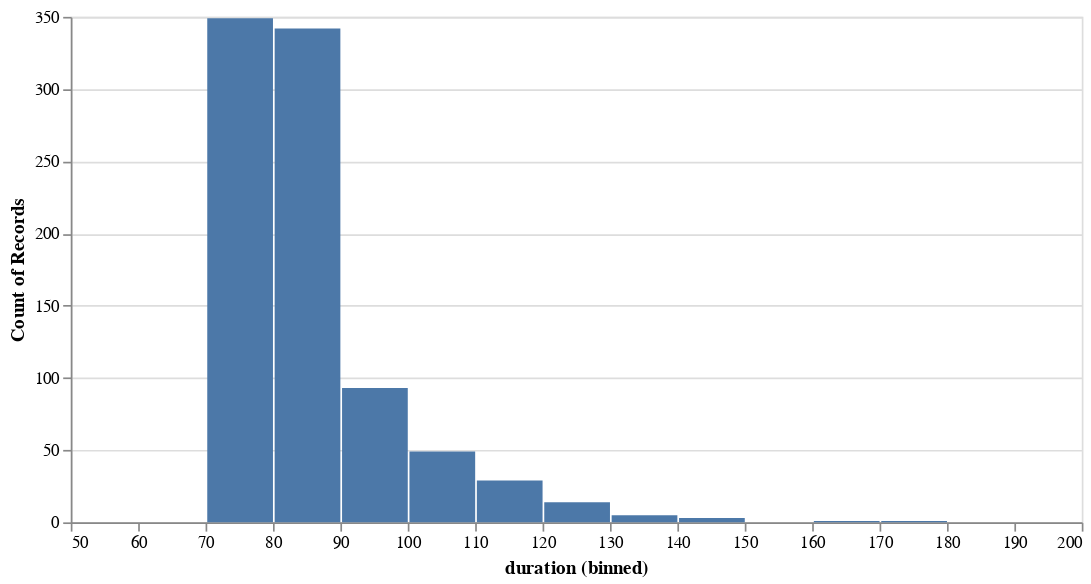

The notebook cell saved with this chart:
### Markdown cell above
#### Mission Duration

### Code cell
df = (
    mc_results[mc_results.outcome == True]
    .groupby("replicant", as_index=False)
    .first()
    .loc[:, ["replicant", "duration"]]
)

alt.Chart(df).mark_bar().encode(
    # alt.X("duration:Q", bin=True),
    alt.X("duration:Q", bin=alt.Bin(extent=[50, 200], step=10)),
    y='count()',
).properties(
    width = 600
)

### Figure 1 — Vega-Lite specification as saved in the notebook (floating-point values rounded to 4 significant figures; data arrays with more than 128 entries replaced by an {"elided": "..."} marker saying what was removed)
{"config": {"view": {"continuousWidth": 400, "continuousHeight": 300}}, "data": {"name": "data-14d5025a5c9fdfce11592b4251ae86d1"}, "mark": "bar", "encoding": {"x": {"bin": {"extent": [50, 200], "step": 10}, "field": "duration", "type": "quantitative"}, "y": {"aggregate": "count", "type": "quantitative"}}, "width": 600, "$schema": "https://vega.github.io/schema/vega-lite/v4.17.0.json", "datasets": {"data-14d5025a5c9fdfce11592b4251ae86d1": {"elided": "886 records"}}}
